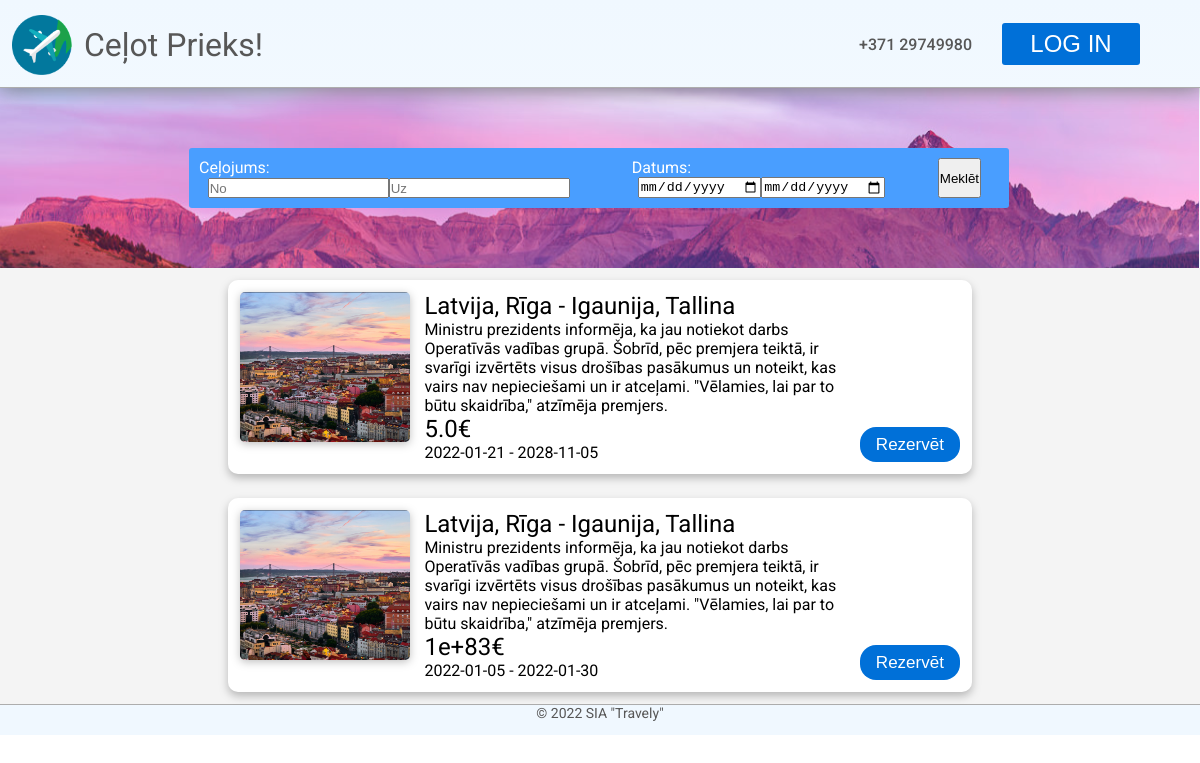
The app's page /catalogue, older data.
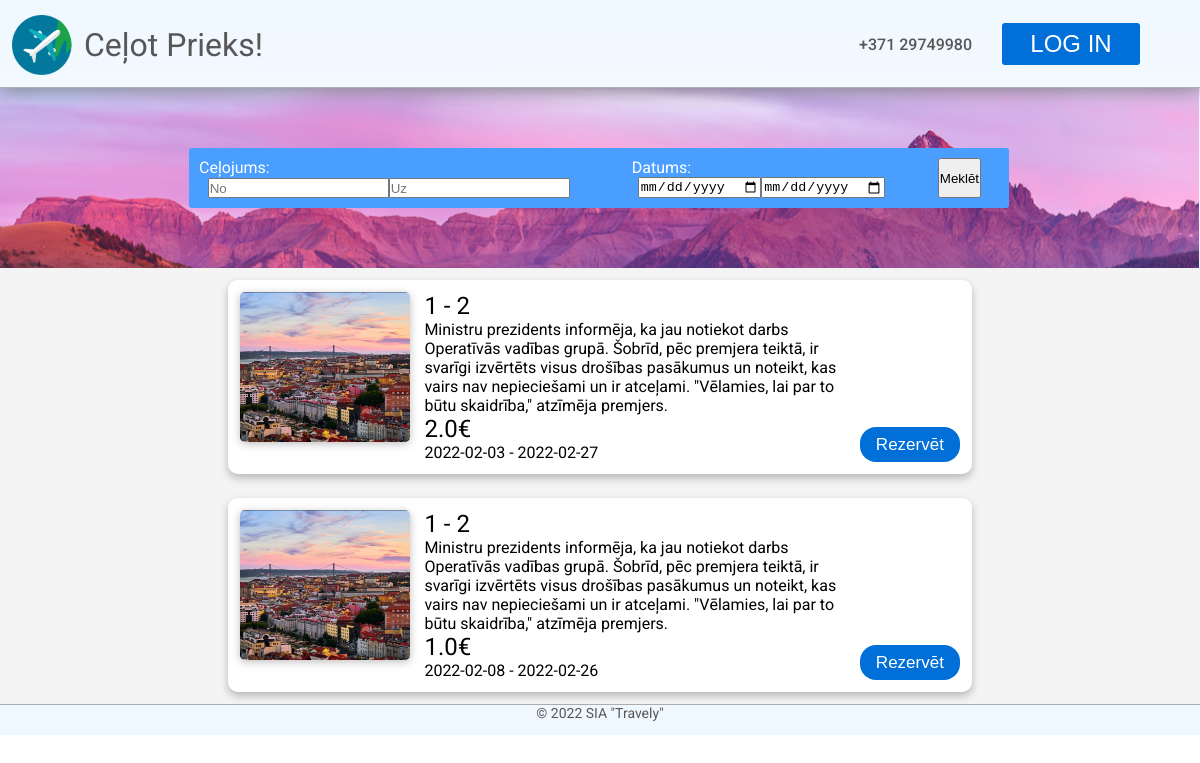
The same page, newer data.
### models.py (models this page shows, shortened)
class Trip(db.Model):
    id = db.Column(db.Integer, primary_key=True)
    agency_id = db.Column(db.Integer, db.ForeignKey("agency.id"))
    country_from = db.Column(db.Integer)
    country_to = db.Column(db.Integer)
    date_from = db.Column(db.Date)
    date_to = db.Column(db.Date)
    description = db.Column(db.String(280))
    cost = db.Column(db.Float)
    ticket_amount = db.Column(db.Integer)
    views = db.Column(db.Integer)

### main.py (the view)
@app.route('/catalogue')
def celojumi():
    return render_template("catalogue.html", trips = Trip.query.all())

### templates/catalogue.html
{% extends "index.html" %}
{% block content %}
<div id="search-bar-back" class="one-pixel-search-back">
    <div class="catalogue-search-page">
        <div>
            <p>Ceļojums:</p>
            <div>
                <input type="text" placeholder="No">
                <input type="text" placeholder="Uz">
            </div>
        </div>
        <div>
            <p>Datums:</p>
            <div>
                <input type="date" placeholder="No">
                <input type="date" placeholder="Līdz">
            </div>
        </div>
        <button class="search-button" type="submit">Meklēt</button>
    </div>
</div>
<div id="catalogue-list">
    {% if trips %}
        {% for trip in trips %}
            <div class="catalogue-list-element">
                <img src="static/images/destinations/lisabon.png" class="catalogue-list-element-img">
                <div class="catalogue-list-element-text">
                    <h2>{{ trip.country_from }} - {{ trip.country_to }}</h2>
                    <p>{{ trip.description }}</p>
                    <h2>{{ trip.cost }}€</h2>
                    <p>{{ trip.date_from }} - {{ trip.date_to }}</p>
                </div>
                <button class="reserve-button">Rezervēt</button>
            </div>
        {% endfor %}
    {% endif %}
</div>
{% endblock %}

### templates/index.html (shortened to what this page needs)
<!DOCTYPE html>
<html lang="en">
<head>
    <link rel="stylesheet" href="static/css/stylesheet.css">
</head>
<body>
    <div id="body-wrap">
        <header id="header-main">
            <img id="logo" src="static/images/png.png" width="60" height="60" />
            <h1 id="title">Ceļot Prieks!</h1>
            <h1 id="number">+371 29749980</h1>
            <button id="login"><span class="button-text">LOG IN</span></button>
        </header>
        {% block content %}{% endblock %}
        <footer>
            <span>© 2022 SIA "Travely"</span>
        </footer>
    </div>
</body>
</html>

### static/css/stylesheet.css (style rules this page uses)
* { margin:0; padding:0; }
body { font-family: 'Roboto', sans-serif; color:#575757; }
h1 { font-weight: 500; }
h2 { font-weight: 400; }
p { font-weight: 00; }
#logo { margin-top: 15px; margin-left: 1%; }
#title { margin-left: 1%; vertical-align: text-bottom; font-weight: normal; font-size: 32px; line-height: 90px; }
header { position: relative; display:flex; width: 100%; height: 75px; border-bottom: 1px solid #ADADAD; justify-content: center; box-shadow: 1px 1px 20px rgb(124, 124, 124); padding-bottom: 1%; }
#number { line-height: 90px; text-align:right; margin-left:auto; margin-right: 30px; font-size: 16px; }
#login { margin-top: 23px; height:42px; width:138px; margin-right:5%; border-radius: 3px; border:none; color: white; background-color: #0070D8; cursor: pointer; }
.button-text { line-height: 42px; font-weight: normal !important; font-size: 24px !important; color: inherit !important; }
body { background-image: linear-gradient(aliceblue, white); background-repeat: no-repeat; }
#body-wrap { margin-left: auto; margin-right: auto; background-image: linear-gradient(aliceblue, white); background-repeat: no-repeat; max-width: 1919px; }
.catalogue-search-page { display: flex; background-color: rgb(73, 158, 255); width: 800px; margin-left: auto; margin-right: auto; padding: 10px; border-radius: 3px; }
.catalogue-search-page > div { display: flex; justify-content: start; flex-wrap: wrap; }
.catalogue-search-page > div > p { color: white; }
.catalogue-search-page > div > div { display: flex; flex-direction: row; margin-left: 2%; }
#search-bar-back { background-image: url(../images/search_bar_back_main.png); background-repeat: no-repeat; width: 100%; z-index: -4; padding-top: 5%; padding-bottom: 5%; text-align: center; }
.one-pixel-search-back { margin-left: -1px }
footer { height: 30px; text-align: center; border-top: 1px solid #ADADAD; font-size: 14px; background-color:aliceblue; margin-top:auto; }
#catalogue-list { background-color: #F4F4F4; max-width: 100%; width: 100%; display: flex; flex-direction: column; }
.catalogue-list-element { background-color: white; color:black; display: flex; flex-wrap: nowrap; flex-direction: row; padding: 1%; border-radius: 10px; gap: 2%; margin: 1%; width: 60%; filter: drop-shadow(0px 4px 4px rgba(0, 0, 0, 0.25)); margin-left: auto; margin-right: auto; }
.catalogue-list-element-img { width: 170px; height: 150px; filter: drop-shadow(0px 2px 4px rgba(0, 0, 0, 0.25)); border-radius: 5px; }
.catalogue-list-element-text { width: 70%; }
.reserve-button { height: 35px; width: 120px; border-radius: 16px; font-size: 17px; border:none; color: white; background-color: #0070D8; margin-top: auto; }

Row changes from the older to the newer data that the page shows:
removed Trip: country_from "Latvija, Rīga", country_to "Igaunija, Tallina", description "Ministru prezidents informēja, ka jau notiekot darbs Operatīvās vadības grupā. Šobrīd, pēc premjera teiktā, ir svarīgi izvērtēts visus drošības pasākumus un noteikt, kas vairs nav nepieciešami un ir atceļami. \"Vēlamies, lai par to būtu skaidrība,\" atzīmēja premjers.", cost "1e+83", date_from "2022-01-05", date_to "2022-01-30"
changed Trip (number 1 of 2 on the later page): country_from "Latvija, Rīga" → "1"; country_to "Igaunija, Tallina" → "2"; cost "5.0" → "2.0"; date_from "2022-01-21" → "2022-02-03"; date_to "2028-11-05" → "2022-02-27"
added Trip: country_from "1", country_to "2", description "Ministru prezidents informēja, ka jau notiekot darbs Operatīvās vadības grupā. Šobrīd, pēc premjera teiktā, ir svarīgi izvērtēts visus drošības pasākumus un noteikt, kas vairs nav nepieciešami un ir atceļami. \"Vēlamies, lai par to būtu skaidrība,\" atzīmēja premjers.", cost "1.0", date_from "2022-02-08", date_to "2022-02-26"
